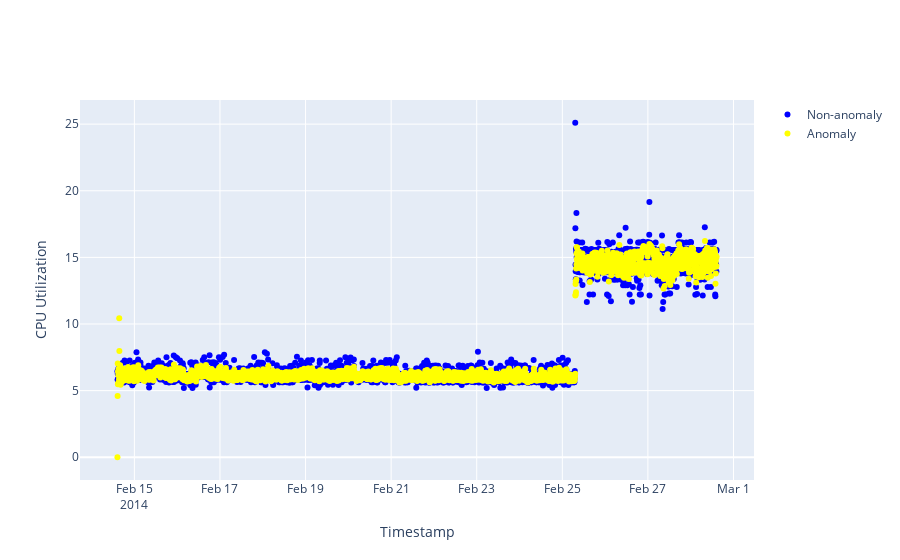

Source (notebook cell):
### Code cell
# Prepare layout w/ titles
layout = dict(xaxis=dict(title='Timestamp'), yaxis=dict(title='CPU Utilization')) 

# Create the figure for plotting the data
fig = go.Figure(layout=layout) 

# Add non-anomaly data to the figure
fig.add_trace(go.Scatter(x=train['timestamp'], y=train['value'], 
                         mode='markers', name='Non-anomaly',
                         marker=dict(color='blue')))

# Add anomaly data to the figure
fig.add_trace(go.Scatter(x=train['timestamp'],
                         y=train['predict'], 
                         mode='markers', name='Anomaly',
                         marker=dict(color='yellow')))

### Figure 1 — Plotly figure (JSON) as saved in the notebook; plotly's stock layout.template omitted (floating-point values rounded to 4 significant figures; data arrays with more than 128 entries replaced by an {"elided": "..."} marker saying what was removed)
{"data": [{"marker": {"color": "blue"}, "mode": "markers", "name": "Non-anomaly", "type": "scatter", "x": {"elided": "4032 str values"}, "y": {"elided": "4032 float values"}}, {"marker": {"color": "yellow"}, "mode": "markers", "name": "Anomaly", "type": "scatter", "x": {"elided": "4032 str values"}, "y": {"elided": "4032 float values"}}], "layout": {"xaxis": {"title": {"text": "Timestamp"}}, "yaxis": {"title": {"text": "CPU Utilization"}}}}
